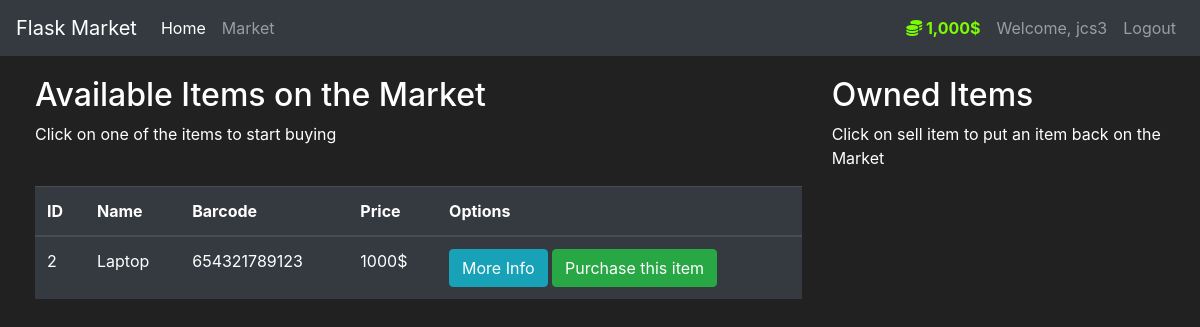
Page /market (signed in) on the earlier database version.
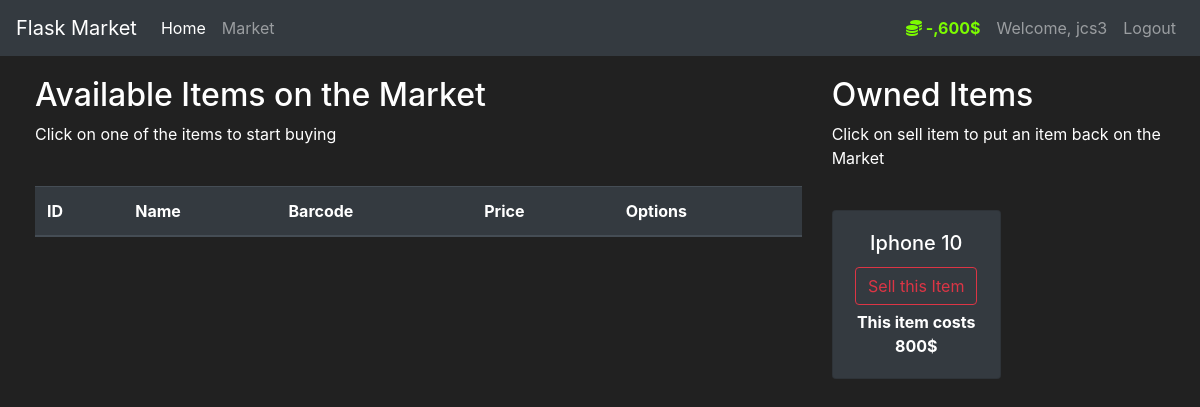
Same page on the later database version.
### FlaskMarket/market/models.py (models this page shows, shortened)
class User(db.Model, UserMixin):
    id = db.Column(db.Integer(), primary_key=True)
    username = db.Column(db.String(length=30), nullable=False, unique=True)
    email_address = db.Column(db.String(length=50), nullable=False, unique=True)
    password_hash = db.Column(db.String(length=60), nullable=False, default=1000)
    budget = db.Column(db.Integer(), nullable=False, default=1000)
    items = db.relationship('Item', backref='owned_user', lazy=True)
    @property
    def prettier_budget(self):
        if len(str(self.budget)) >= 4:
            return f'{str(self.budget)[:-3]},{str(self.budget)[-3:]}$'
        else:
            return f"{self.budget}$"
    @property
    def password(self):
        return self.password

class Item(db.Model):
    id = db.Column(db.Integer(), primary_key=True)
    name = db.Column(db.String(length=30), nullable=False, unique=True)
    price = db.Column(db.Integer(), nullable=False)
    barcode = db.Column(db.String(length=12), nullable=False, unique=True)
    description = db.Column(db.String(length=1024), nullable=False, unique=True)
    owner = db.Column(db.Integer(), db.ForeignKey('user.id'))

### FlaskMarket/market/routes.py (the view, shortened to what this page needs)
@app.route('/market', methods=['GET', 'POST'])
@login_required
def market_page():
    purchase_form = PurchaseItemForm()
    selling_form = SellItemForm()
    if request.method == "GET":
        items = Item.query.filter_by(owner=None)
        owned_items = Item.query.filter_by(owner=current_user.id)
        return render_template('market.html', items=items, purchase_form=purchase_form, owned_items=owned_items, selling_form=selling_form)

### FlaskMarket/market/models.py (called while the page is built)
@login_manager.user_loader
def load_user(user_id):
    return User.query.get(int(user_id))

### FlaskMarket/market/templates/market.html (shortened to what this page needs)
{% extends 'base.html' %}
{% block content %}
<div class="row" style="margin-top:20px; margin-left:20px">
   <div class="col-8">
        <h2>Available Items on the Market</h2>
        <p>Click on one of the items to start buying</p>
        <br>
      <table class="table table-hover table-dark">
         <thead>
            <tr>
               <th scope="col">ID</th>
               <th scope="col">Name</th>
               <th scope="col">Barcode</th>
               <th scope="col">Price</th>
               <th scope="col">Options</th>
            </tr>
         </thead>
         <tbody>
            {% for item in items %}
            <tr>
               <td>{{ item.id }}</td>
               <td>{{ item.name }}</td>
               <td>{{ item.barcode }}</td>
               <td>{{ item.price }}$</td>
               <td>
                  <button class="btn btn-outline btn-info" data-toggle="modal" data-target="#Modal-MoreInfo-{{ item.id }}">More Info</button>
                  <button class="btn btn-outline btn-success" data-toggle="modal" data-target="#Modal-PurchaseConfirm-{{ item.id }}">Purchase this item</button>
               </td>
            </tr>
            {% endfor %}
         </tbody>
      </table>
   </div>
   <div class="col-4">
        <h2>Owned Items</h2>
        <p>Click on sell item to put an item back on the Market </p>
        <br>
        <div class="row">
         {% for owned_item in owned_items %}
            <div class="col-md-6">
               <div style="margin-bottom: 5px" class="card text-center bg-dark">
                     <div class="card-body">
                        <h5 class="card-title">{{ owned_item.name }}</h5>
                        <button type="button" class="btn btn-outline-danger" style="margin-bottom: 5px"
                              data-toggle="modal" data-target="#Modal-SellingConfirm-{{ owned_item.id }}">
                              Sell this Item
                        </button>
                        <p class="card-text"><strong>
                           This item costs {{ owned_item.price }}$
                        </strong></p>
                     </div>
               </div>
            </div>
         {% endfor %}
        </div>
   </div>
</div>
{% endblock %}

### FlaskMarket/market/templates/base.html (shortened to what this page needs)
<!doctype html>
<html lang="en">
   <head>
      <link rel="stylesheet" href="https://cdn.jsdelivr.net/npm/bootstrap@4.5.3/dist/css/bootstrap.min.css">
   </head>
   <body>
      <nav class="navbar navbar-expand-md navbar-dark bg-dark">
         <a class="navbar-brand" href="#">Flask Market</a>
         <div class="collapse navbar-collapse" id="navbarNav">
            <ul class="navbar-nav mr-auto">
               <li class="nav-item active">
                  <a class="nav-link" href="{{ url_for('home_page') }}">Home <span class="sr-only">(current)</span></a>
               </li>
               <li class="nav-item">
                  <a class="nav-link" href="{{ url_for('market_page') }}">Market</a>
               </li>
            </ul>
            {% if current_user.is_authenticated %}
            <ul class="navbar-nav">
               <li class="nav-item">
                  <a class="nav-link" style="color: lawngreen; font-weight: bold">
                  <i class="fas fa-coins"></i>
                  {{ current_user.prettier_budget}}
                  </a>
               </li>
               <li class="nav-item">
                  <a class="nav-link">Welcome, {{ current_user.username }}</a>
               </li>
               <li class="nav-item">
                  <a class="nav-link" href="{{ url_for('logout_page') }}">Logout</a>
               </li>
            </ul>
            {% endif %}
         </div>
      </nav>
      {% block content %}
      {% endblock %}
   </body>
</html>

### FlaskMarket/market/templates/base.html (style rules this page uses)
body { background-color: #212121; color: white }

Differences in the rows shown:
no longer on this page (row edited): Item: id "2", name "Laptop", barcode "654321789123", price "1000", shown under "Available Items on the Market"
changed User "jcs3": prettier_budget "1,000$" → "-,600$"
now on this page (row edited): Item: name "Iphone 10", price "800", shown under "Owned Items"
